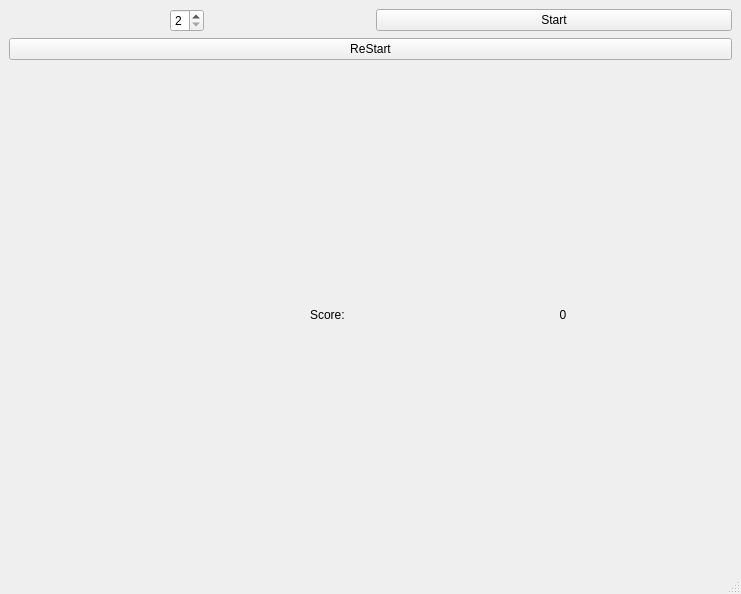
<?xml version="1.0" encoding="UTF-8"?>
<ui version="4.0">
 <class>MainWindow</class>
 <widget class="QMainWindow" name="MainWindow">
  <property name="geometry">
   <rect>
    <x>0</x>
    <y>0</y>
    <width>741</width>
    <height>594</height>
   </rect>
  </property>
  <property name="sizePolicy">
   <sizepolicy hsizetype="Preferred" vsizetype="Preferred">
    <horstretch>0</horstretch>
    <verstretch>0</verstretch>
   </sizepolicy>
  </property>
  <property name="baseSize">
   <size>
    <width>0</width>
    <height>0</height>
   </size>
  </property>
  <property name="windowTitle">
   <string>MainWindow</string>
  </property>
  <widget class="QWidget" name="centralwidget">
   <layout class="QVBoxLayout" name="verticalLayout" stretch="1,0,0,0">
    <item>
     <layout class="QGridLayout" name="gridLayout"/>
    </item>
    <item>
     <layout class="QHBoxLayout" name="horizontalLayout" stretch="0,0">
      <property name="spacing">
       <number>11</number>
      </property>
      <property name="sizeConstraint">
       <enum>QLayout::SetNoConstraint</enum>
      </property>
      <property name="topMargin">
       <number>0</number>
      </property>
      <property name="bottomMargin">
       <number>0</number>
      </property>
      <item alignment="Qt::AlignHCenter">
       <widget class="QSpinBox" name="spinBox">
        <property name="suffix">
         <string/>
        </property>
        <property name="prefix">
         <string/>
        </property>
        <property name="minimum">
         <number>2</number>
        </property>
        <property name="maximum">
         <number>4</number>
        </property>
       </widget>
      </item>
      <item>
       <widget class="QPushButton" name="startButton">
        <property name="text">
         <string>Start</string>
        </property>
       </widget>
      </item>
     </layout>
    </item>
    <item>
     <widget class="QPushButton" name="restartButton">
      <property name="text">
       <string>ReStart</string>
      </property>
     </widget>
    </item>
    <item>
     <layout class="QHBoxLayout" name="horizontalLayout_2">
      <item>
       <widget class="QLabel" name="score">
        <property name="text">
         <string>Score: </string>
        </property>
        <property name="alignment">
         <set>Qt::AlignRight|Qt::AlignTrailing|Qt::AlignVCenter</set>
        </property>
       </widget>
      </item>
      <item>
       <spacer name="horizontalSpacer">
        <property name="orientation">
         <enum>Qt::Horizontal</enum>
        </property>
        <property name="sizeType">
         <enum>QSizePolicy::Preferred</enum>
        </property>
        <property name="sizeHint" stdset="0">
         <size>
          <width>40</width>
          <height>20</height>
         </size>
        </property>
       </spacer>
      </item>
      <item>
       <widget class="QLabel" name="scoreNum">
        <property name="text">
         <string>0</string>
        </property>
        <property name="alignment">
         <set>Qt::AlignCenter</set>
        </property>
       </widget>
      </item>
     </layout>
    </item>
   </layout>
  </widget>
  <widget class="QMenuBar" name="menubar">
   <property name="geometry">
    <rect>
     <x>0</x>
     <y>0</y>
     <width>741</width>
     <height>25</height>
    </rect>
   </property>
  </widget>
  <widget class="QStatusBar" name="statusbar"/>
 </widget>
 <resources/>
 <connections/>
</ui>
